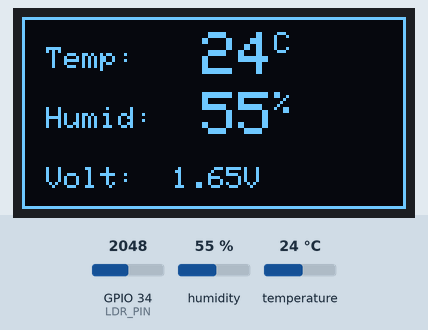
Simulated run of this program. Board: ESP32. Parts: 128×64 one-colour display. The inputs (shaded band) are chosen by the test bench; at power-on: humidity 55 %, GPIO 34 (LDR_PIN) = 2048, temperature 24 °C. What the program prints to the serial monitor is not drawn.

Above: at 2.2 s.
2.3 s: humidity set to 22 %
At 4.3 s:
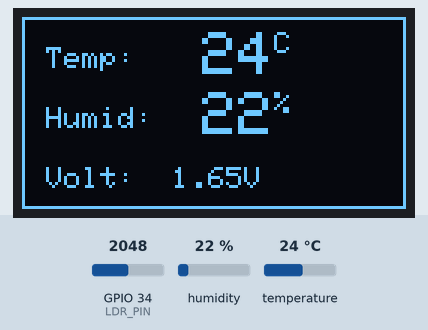
5.0 s: GPIO 34 (LDR_PIN) set to 2866
At 5.8 s:
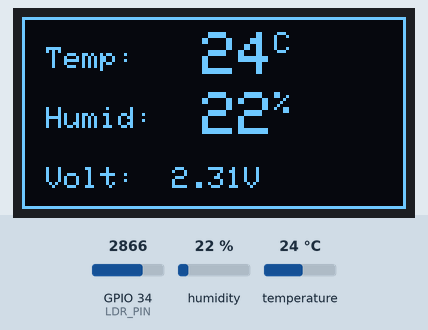
7.7 s: temperature set to 12 °C
At 10.0 s:
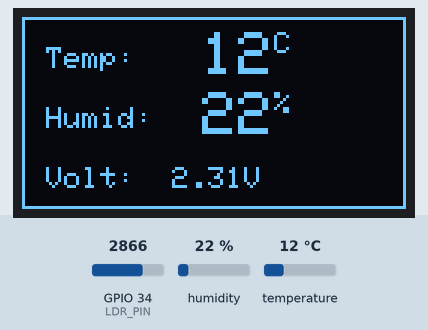
10.7 s: GPIO 34 (LDR_PIN) set to 3603
At 12.6 s:
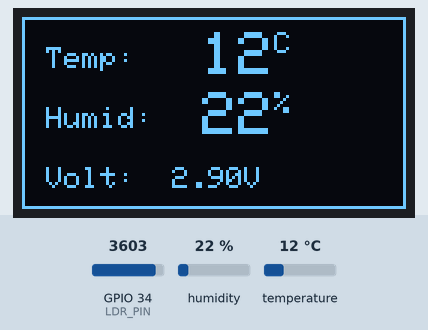
13.4 s: humidity set to 40 %
At 16.5 s:
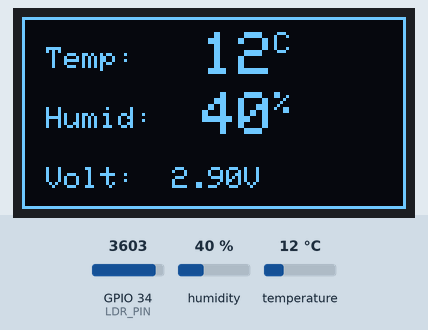
16.8 s: GPIO 34 (LDR_PIN) set to 4095
At 18.2 s:
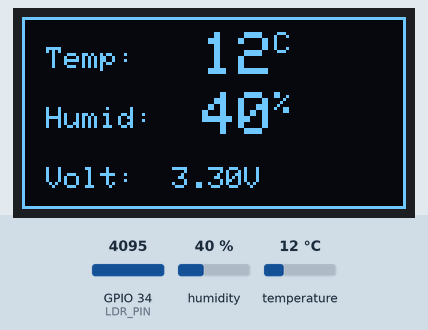
Timing chart, 0 to 19.8 s (numbered marks = the images above; inputs shaded):
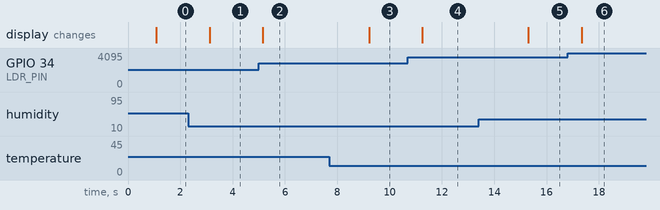

Measured:
- after the input at 2.3 s, the display: changes after 0.82 s (image 1)
- after the input at 5.0 s, the display: changes after 0.15 s (image 2)
- after the input at 7.7 s, the display: changes after 1.5 s (image 3)
- after the input at 10.7 s, the display: changes after 0.54 s (image 4)
- after the input at 13.4 s, the display: changes after 1.9 s (image 5)
- after the input at 16.8 s, the display: changes after 0.54 s (image 6)

The program:

main.cpp
```cpp
// #include <Arduino.h>
// #include <Wire.h>
// #include <Adafruit_GFX.h>
// #include <Adafruit_SSD1306.h>
// #include <DHT.h>

// // --- Pin configuration ---
// #define DHTPIN 14        // DHT22 data pin
// #define DHTTYPE DHT22   // Change to DHT11 if needed

// #define SDA_PIN 21       // I2C SDA
// #define SCL_PIN 22       // I2C SCL

// // --- OLED setup ---
// #define SCREEN_WIDTH 128
// #define SCREEN_HEIGHT 64
// Adafruit_SSD1306 display(SCREEN_WIDTH, SCREEN_HEIGHT, &Wire, -1);

// // --- DHT sensor setup ---
// DHT dht(DHTPIN, DHTTYPE);

// // --- Setup function ---
// void setup() {
//   Serial.begin(115200);
//   Serial.println("Hello, ESP32!");

//   // Initialize I2C on custom pins
//   Wire.begin(SDA_PIN, SCL_PIN);

//   // Initialize OLED
//   if (!display.begin(SSD1306_SWITCHCAPVCC, 0x3C)) {
//     Serial.println("SSD1306 allocation failed");
//     for (;;);
//   }
//   display.clearDisplay();
//   display.setTextColor(SSD1306_WHITE);
//   display.setTextSize(1);
//   display.setCursor(0, 0);
//   display.println("Initializing...");
//   display.display();

//   // Initialize DHT sensor
//   dht.begin();
//   delay(1000);
// }

// // --- Main loop ---
// void loop() {
//   float temperature = dht.readTemperature();
//   float humidity = dht.readHumidity();

//   // Check if read failed
//   if (isnan(temperature) || isnan(humidity)) {
//     Serial.println("Error reading DHT22 sensor!");
//     return;
//   }

//   // Print values on Serial Monitor
//   Serial.print("Temperature: ");
//   Serial.print(temperature);
//   Serial.print(" °C  |  Humidity: ");
//   Serial.print(humidity);
//   Serial.println(" %");

//   // Display on OLED
//   display.clearDisplay();
//   display.setTextSize(1);
//   display.setCursor(0, 0);
//   display.println("Hello IoT");
//   display.setCursor(0, 16);
//   display.print("Temp: ");
//   display.setTextSize(2);
//   display.print(temperature);
//   display.setTextSize(1);
//   display.println(" C");
//   display.setCursor(0, 32);
//   display.print("Humidity: ");
//   display.setTextSize(2);
//   display.print(humidity);
//   display.setTextSize(1);
//   display.println(" %");
//   display.display();

//   delay(2000); // update every 2 seconds
// }
```

LDRandDHT11.cpp
```cpp
// #include <Arduino.h>
// #include <Wire.h>
// #include <Adafruit_GFX.h>
// #include <Adafruit_SSD1306.h>

// #define LDR_PIN 34
// #define SDA_PIN 21
// #define SCL_PIN 22
// #define SCREEN_WIDTH 128
// #define SCREEN_HEIGHT 64

// Adafruit_SSD1306 display(SCREEN_WIDTH, SCREEN_HEIGHT, &Wire, -1);

// void setup() {
//   Serial.begin(115200);
//   Wire.begin(SDA_PIN, SCL_PIN);
//   display.begin(SSD1306_SWITCHCAPVCC, 0x3C);
//   display.clearDisplay();
//   display.setTextColor(SSD1306_WHITE);
// }

// void loop() {
//   int adcValue = analogRead(LDR_PIN);
//   float voltage = (adcValue / 4095.0) * 3.3;

//   display.clearDisplay();
//   display.setTextSize(1);
//   display.setCursor(0,10);
//   display.print("LDR ADC: "); display.println(adcValue);
//   display.print("Voltage: "); display.print(voltage, 2); display.println(" V");
//   display.display();

//   Serial.printf("ADC: %d  |  Voltage: %.2f V\n", adcValue, voltage);
//   delay(1000);
// }
```

Main2.cpp
```cpp
#include <Arduino.h>
#include <Wire.h>
#include <Adafruit_GFX.h>
#include <Adafruit_SSD1306.h>
#include <DHT.h>

using namespace std;

// --- Pin configuration ---
#define DHTPIN 14        // DHT22 data pin
#define DHTTYPE DHT22    // Change to DHT11 if needed
#define LDR_PIN 34       // LDR analog pin (ADC input)
#define SDA_PIN 21       // I2C SDA
#define SCL_PIN 22       // I2C SCL

// --- OLED setup ---
#define SCREEN_WIDTH 128
#define SCREEN_HEIGHT 64
Adafruit_SSD1306 display(SCREEN_WIDTH, SCREEN_HEIGHT, &Wire, -1);

// --- DHT sensor setup ---
DHT dht(DHTPIN, DHTTYPE);

// --- Setup function ---
void setup() {
  Serial.begin(115200);
  Serial.println("ESP32 Sensor Display");

  Wire.begin(SDA_PIN, SCL_PIN);

  if (!display.begin(SSD1306_SWITCHCAPVCC, 0x3C)) {
    Serial.println("SSD1306 allocation failed");
    for (;;);
  }

  display.clearDisplay();
  display.setTextColor(SSD1306_WHITE);
  display.setTextSize(1);
  display.setCursor(20, 25);
  display.println("Initializing...");
  display.display();

  dht.begin();
  delay(1000);
}

// --- Main loop ---
void loop() {
  float temperature = dht.readTemperature();
  float humidity = dht.readHumidity();
  int ldrValue = analogRead(LDR_PIN);
  float voltage = ldrValue * (3.3 / 4095.0);  // Convert ADC reading to voltage

  if (isnan(temperature) || isnan(humidity)) {
    Serial.println("Error reading DHT22 sensor!");
    return;
  }

  Serial.printf("Temp: %.1f °C | Humidity: %.1f %% | LDR Voltage: %.2f V\n", temperature, humidity, voltage);

  // --- OLED Display ---
  display.clearDisplay();

  // Outer rectangle
  display.drawRect(0, 0, SCREEN_WIDTH, SCREEN_HEIGHT, SSD1306_WHITE);

  // Temperature (compact format)
  display.setTextSize(1);
  display.setCursor(8, 10);
  display.print("Temp:");
  display.setTextSize(2);
  display.setCursor(60, 5);
  display.print((int)temperature);
  display.setTextSize(1);
  display.print("C");

  // Humidity
  display.setTextSize(1);
  display.setCursor(8, 30);
  display.print("Humid:");
  display.setTextSize(2);
  display.setCursor(60, 25);
  display.print((int)humidity);
  display.setTextSize(1);
  display.print("%");

  // Voltage
  display.setTextSize(1);
  display.setCursor(8, 50);
  display.print("Volt:");
  display.setTextSize(1);
  display.setCursor(50, 50);
  display.print(voltage, 2);
  display.print("V");

  display.display();

  delay(2000);
}
```
